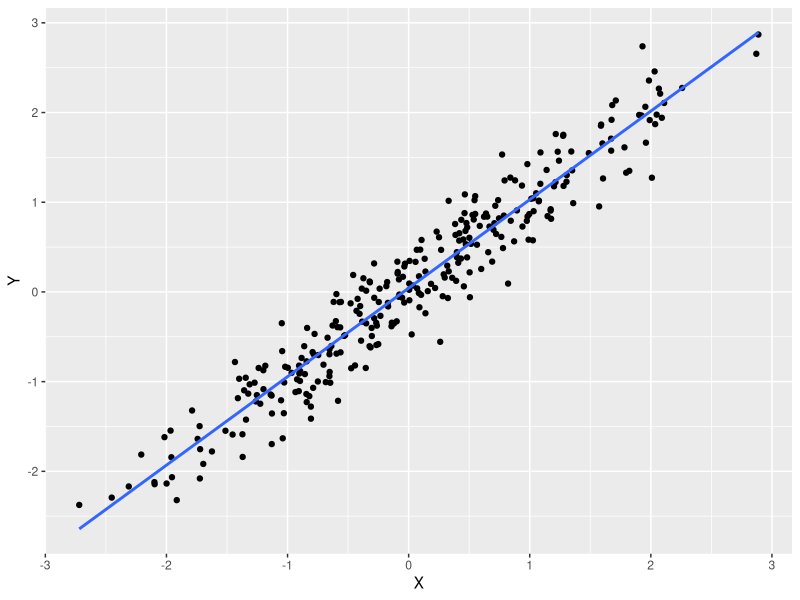
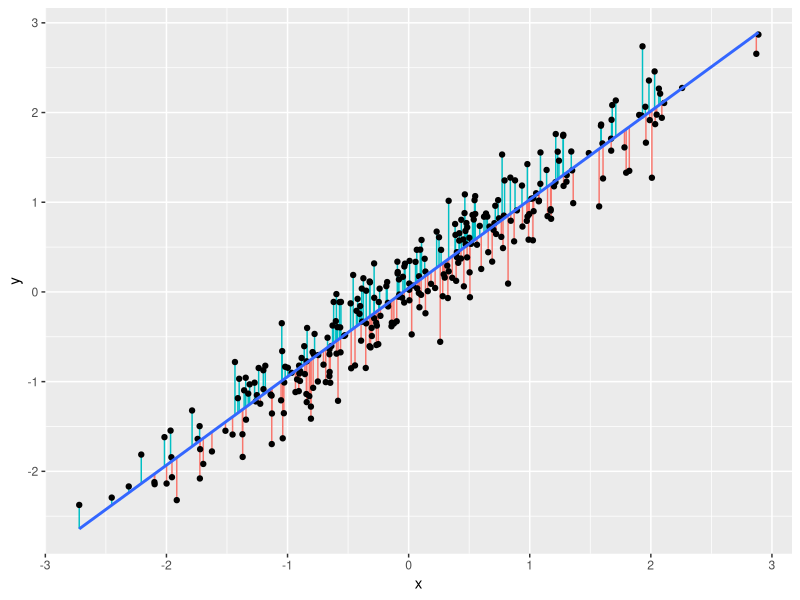
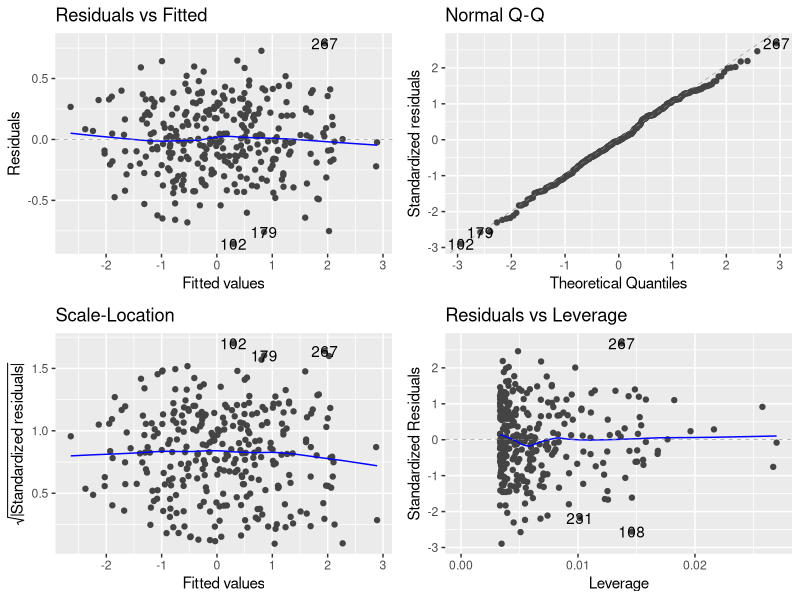
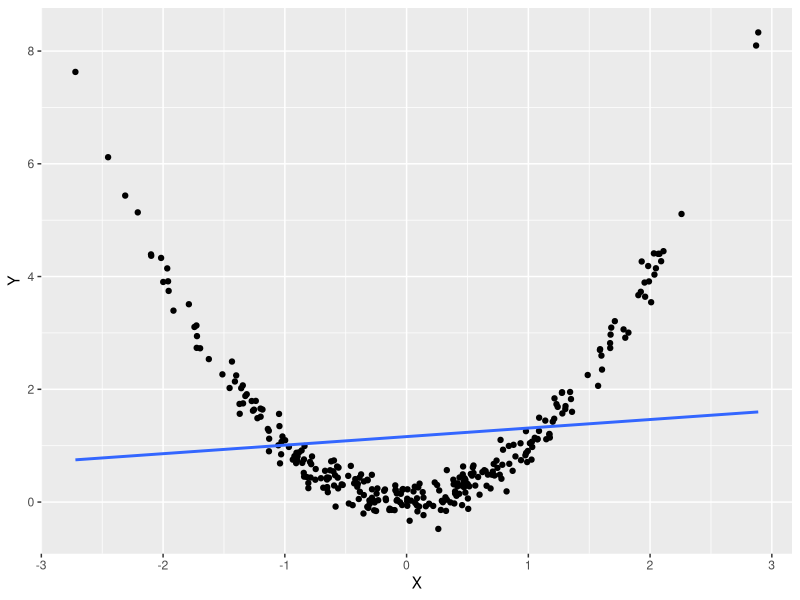
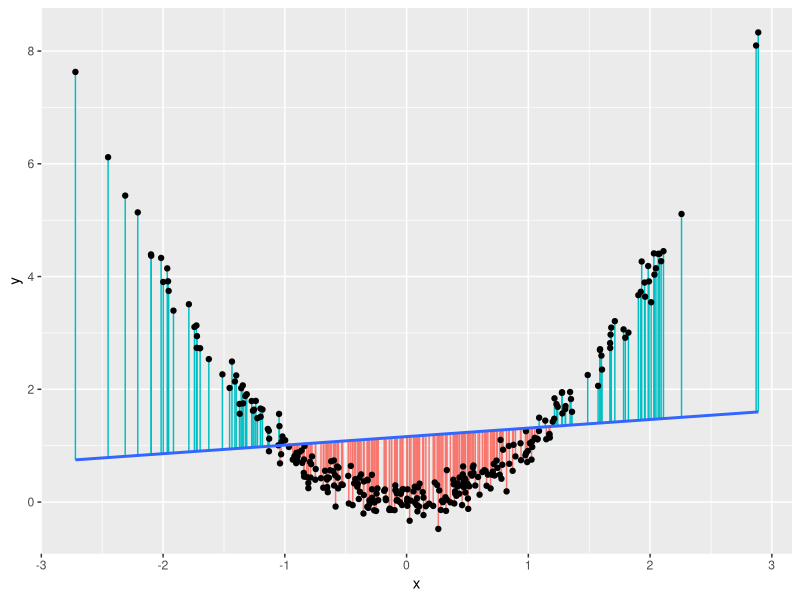
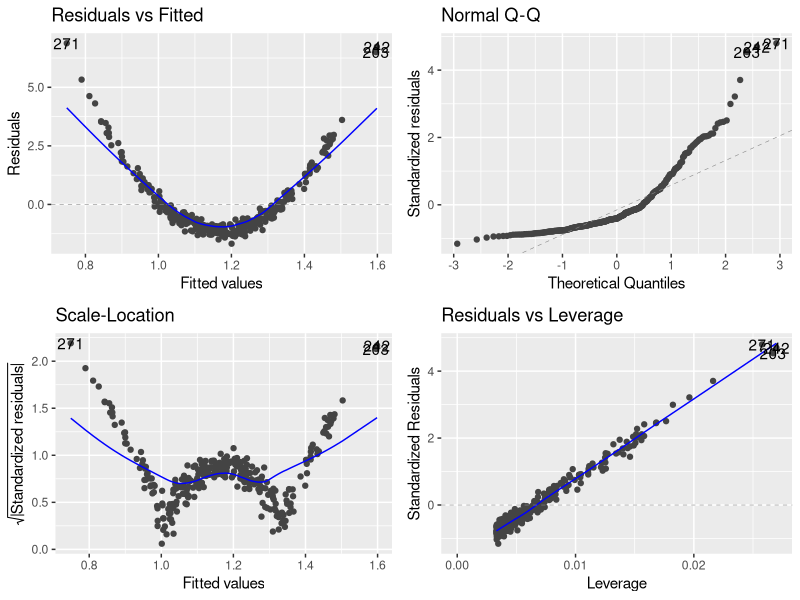
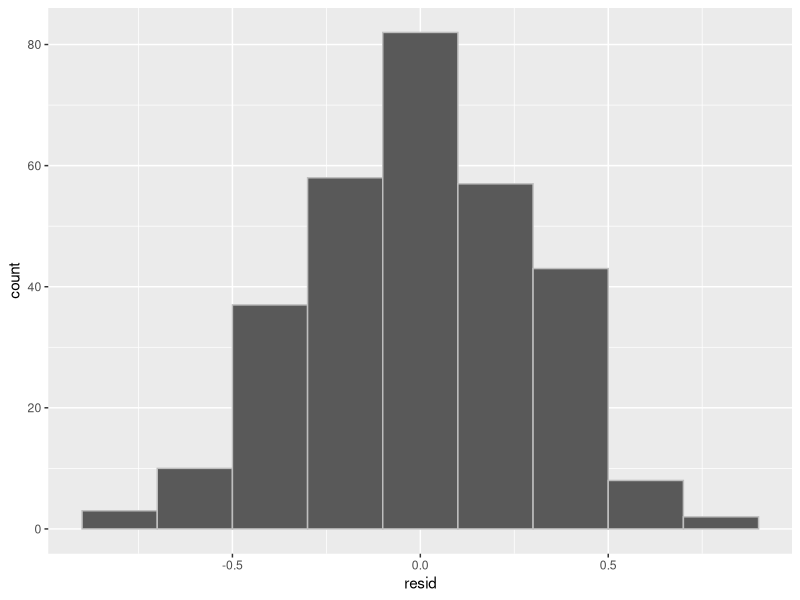
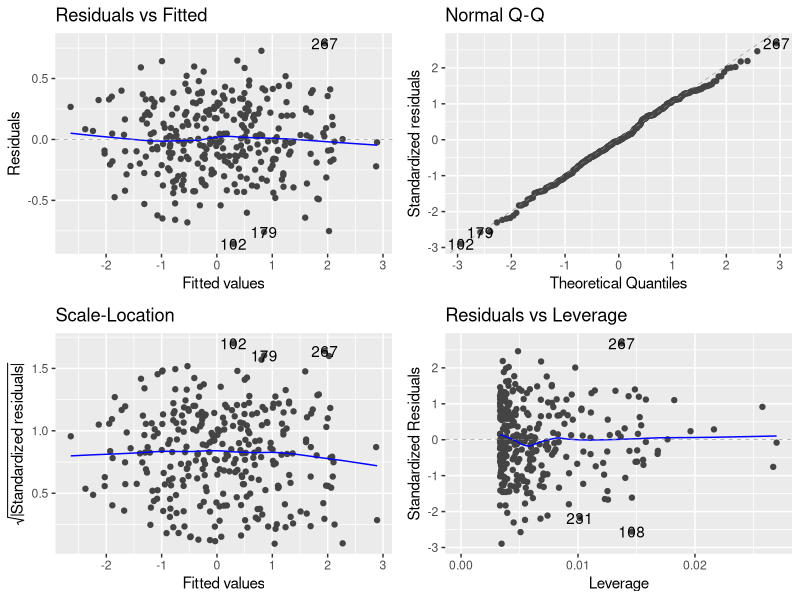

These figures' R source, in order:
## ---- chunk 1
linear_data = read.csv("script_class_03/linear_data.csv")
## ---- chunk 2
#| eval: true
#| echo: true
#| output: true
library(tidyverse)
ggplot(linear_data, aes(x=X, y=Y)) +
  geom_point() +
  geom_smooth(method="lm", se = FALSE)
## ---- chunk 3
set.seed(2)
x=rnorm(300) 
y=x+rnorm(300, 0, 0.3)
model <- lm(y ~ x)
fitted = predict(model)
ggplot(data.frame(x=x, y=y), aes(x=x, y=y)) +
  geom_segment(aes(xend=x, yend=fitted, col=ifelse(fitted-y>0, "green", "red")), show.legend=F) +
  geom_point() +
  geom_smooth(method="lm", se=F)
## ---- chunk 4
#| eval: true
#| echo: true
#| output: true
library(ggfortify)

lm1 = lm(Y ~ X, data = linear_data)
autoplot(lm1)
## ---- chunk 5
nonlinear_data = read.csv("script_class_03/nonlinear_data.csv")
## ---- chunk 6
#| eval: true
#| echo: true
#| output: true
ggplot(nonlinear_data, aes(x = X, y = Y)) +
  geom_point() +
  geom_smooth(method="lm", se = FALSE)
## ---- chunk 7
set.seed(2)
x=rnorm(300) 
y=x^2+rnorm(300, 0, 0.2)
model <- lm(y ~ x)
fitted = predict(model)
ggplot(data.frame(x=x, y=y), aes(x=x, y=y)) +
  geom_segment(aes(xend=x, yend=fitted, col=ifelse(fitted-y>0, "green", "red")), show.legend=F) +
  geom_point() +
  geom_smooth(method="lm", se = FALSE)
## ---- chunk 8
#| eval: true
#| echo: true
#| output: true
lm2 = lm(Y ~ X, data = nonlinear_data)
autoplot(lm2)
## ---- chunk 9
#| eval: true
#| echo: true
#| output: true

linear_data = linear_data %>% 
  mutate(resid = residuals(lm1))

ggplot(linear_data, aes(x = resid)) + 
  geom_histogram(color = "grey", binwidth = 0.2) 

## ---- chunk 10
#| eval: true
#| echo: true
#| output: true

lm1 = lm(Y ~ X, data = linear_data)
autoplot(lm1)
## ---- chunk 11
non_normal = read.csv("script_class_03/nonnormal_data.csv")
## ---- chunk 12
ggplot(non_normal, aes(x = X, y = Y)) +
  geom_point() +
  geom_smooth(method="lm", se=F)
## ---- chunk 13
#| eval: true
#| echo: true
#| output: true
lm3 = lm(Y ~ X, data = non_normal)

non_normal = non_normal %>% 
  mutate(resid = residuals(lm3))

ggplot(non_normal, aes(x = resid)) + 
  geom_histogram(color = "grey", binwidth = 1) 
## ---- chunk 14
#| eval: true
#| echo: true
#| output: true

autoplot(lm3)
## ---- chunk 15
heter_data = read.csv("script_class_03/heter_data.csv")
## ---- chunk 16
#| eval: true
#| echo: true
#| output: true
ggplot(heter_data, aes(x = X, y = Y)) +
  geom_point() +
  geom_smooth(method="lm", se = FALSE)
## ---- chunk 17
#| eval: true
#| echo: true
#| output: true

lm4 = lm(Y ~ X, data = heter_data)
autoplot(lm4)
## ---- chunk 18
outlier_residual = read.csv("script_class_03/outlier_residual.csv")
## ---- chunk 19
hx <- 0
hy <- -8
ggplot(outlier_residual, aes(x=X, y=Y)) +
  geom_point(col = ifelse(outlier_residual$X == hx & outlier_residual$Y == hy, "red", "black")) +
  geom_smooth(method = "lm", se=F)
## ---- chunk 20
#| eval: true
#| echo: true
#| output: true
lm5 = lm(Y ~ X, data = outlier_residual)
autoplot(lm5)
## ---- chunk 21
outlier_leverage = read.csv("script_class_03/outlier_leverage.csv")
## ---- chunk 22
hx <- 5
hy <- 5
ggplot(outlier_leverage, aes(x=X, y=Y)) +
  geom_point(col = ifelse(outlier_leverage$X == hx & outlier_leverage$Y == hy, "red", "black")) +
  geom_smooth(method = "lm", se=F)
## ---- chunk 23
#| eval: true
#| echo: true
#| output: true
lm6 = lm(Y ~ X, data = outlier_leverage)
autoplot(lm6)
## ---- chunk 24
outlier_influence = read.csv("script_class_03/outlier_influence.csv")
## ---- chunk 25
hx <- 7.5
hy <- -7
ggplot(outlier_influence, aes(x=X, y=Y)) +
  geom_point(col = ifelse(outlier_influence$X == hx & outlier_influence$Y == hy, "red", "black")) +
  geom_smooth(method = "lm", se=F)
## ---- chunk 26
#| eval: true
#| echo: true
#| output: true
lm7 = lm(Y ~ X, data = outlier_influence)
autoplot(lm7)
